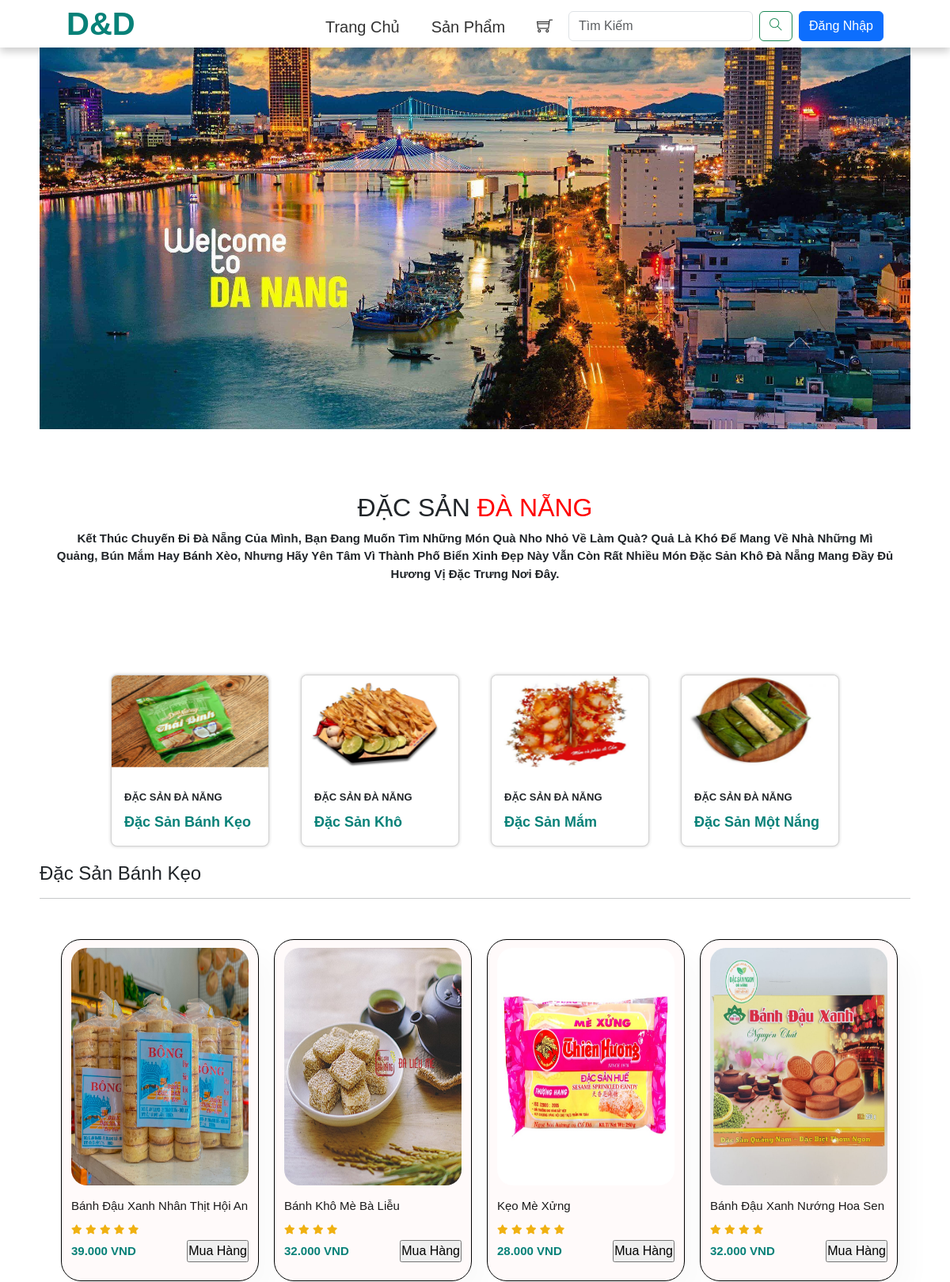
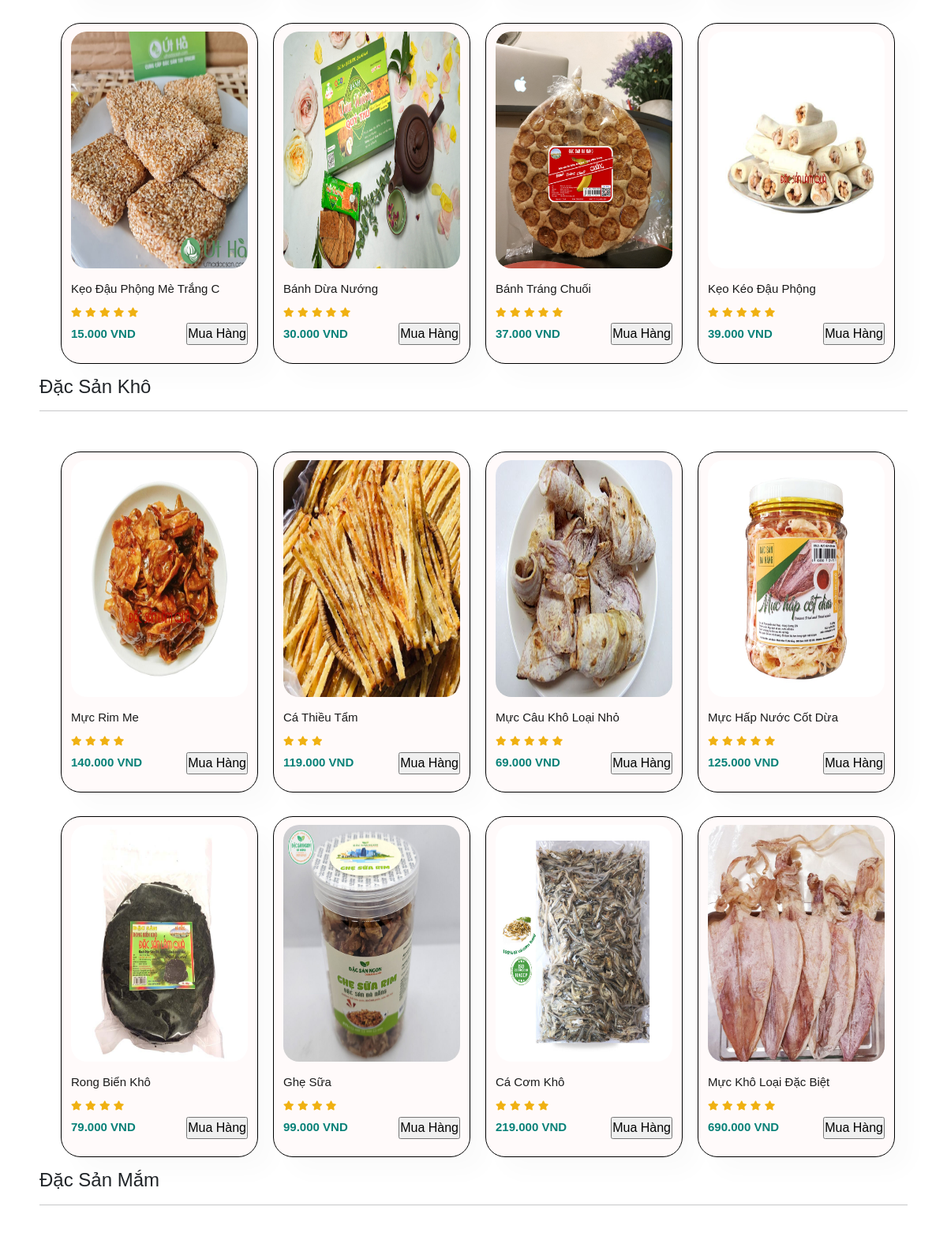
The page / (upper part) on the database its author committed (2 pictures, top to bottom).
### tables this page shows
CREATE TABLE `category` (
  `category_id` int(11) NOT NULL,
  `category_name` varchar(50) NOT NULL,
  `category_img` varchar(50) NOT NULL,
  `category_banner` varchar(50) NOT NULL
);

CREATE TABLE `product` (
  `product_id` int(11) NOT NULL,
  `product_name` varchar(50) NOT NULL,
  `product_img` varchar(50) NOT NULL,
  `description` varchar(1000) NOT NULL,
  `price` int(11) NOT NULL,
  `evaluate` varchar(50) NOT NULL,
  `status` tinyint(4) NOT NULL DEFAULT 1,
  `category_id` int(11) NOT NULL
);

### App/Controller/Home/HomeController.php (called while the page is built)
<?php
class HomeController extends BaseController
{
    private $product;
    private $category;
    function __construct()
    {
        $this->product = new productModel;
        $this->category = new catgoryModel;
    }
    function index()
    {
        $this->titePage = 'Da Nang Gorment';
        $this->data['list_category'] = $this->category->get_all_category();
        $this->data['list_product_1'] = $this->product->get_all_product(1, 8);
        $this->data['list_product_2'] = $this->product->get_all_product(2, 8);
        $this->data['list_product_3'] = $this->product->get_all_product(3, 8);
        $this->data['list_product_4'] = $this->product->get_all_product(4, 8);
        $this->View('home', $this->titePage, $this->data);
    }
}
?>

### App/Model/databaseModel.php (called while the page is built, shortened)
<?php
class databaseModel
{
    private $host = DB_HOST;
    private $user = DB_USER;
    private $pass = DB_PASS;
    private $dbName = DB_NAME;
    private $conn;
    function __construct()
    {
        try {
            $this->conn = new PDO("mysql:host=".$this->host.";port=3306;dbname=".$this->dbName, $this->user, $this->pass);
            $this->conn->setAttribute(PDO::ATTR_ERRMODE, PDO::ERRMODE_EXCEPTION);
        } catch (PDOException $e) {
            echo $e->getMessage();
        }
    }
    function get_all($sql)
    {
        $this->stm = $this->conn->prepare($sql);
        $this->stm->execute();
        $this->stm->setFetchMode(PDO::FETCH_ASSOC);
        return $this->stm->fetchAll();
    }
}
?>

### App/Model/productModel.php (the view, shortened to what this page needs)
<?php
class productModel
{
    private $db;
    function __construct()
    {
        $this->db = new databaseModel;
    }
    function get_all_product($category_id, $limit)
    {
        $sql = 'SELECT * FROM product ';
        if ($category_id == 1) {
            $sql .= ' WHERE category_id = 1 limit ' . $limit;
        } else if ($category_id == 2) {
            $sql .= ' WHERE category_id = 2 limit ' . $limit;
        } else if ($category_id == 3) {
            $sql .= ' WHERE category_id = 3 limit ' . $limit;
        } else if ($category_id == 4) {
            $sql .= ' WHERE category_id = 4 limit ' . $limit;
        } else {
            $sql .= 'WHERE 1';
        }
        return $this->db->get_all($sql);
    }
    function show_product($list_product)
    {
        $evaluate = '';
        $html_list_product = '';
        foreach ($list_product as $product) {
            if ($product['evaluate'] == 1) {
                $evaluate = '<i class="fas fa-star"></i>';
            } else if ($product['evaluate'] == 2) {
                $evaluate = '<i class="fas fa-star"></i>
                             <i class="fas fa-star"></i>';
            } else if ($product['evaluate'] == 3) {
                $evaluate = '<i class="fas fa-star"></i>
                             <i class="fas fa-star"></i>
                             <i class="fas fa-star"></i>';
            } else if ($product['evaluate'] == 4) {
                $evaluate = '<i class="fas fa-star"></i>
                             <i class="fas fa-star"></i>
                             <i class="fas fa-star"></i>
                             <i class="fas fa-star"></i>';
            } else if ($product['evaluate'] == 5) {
                $evaluate = '<i class="fas fa-star"></i>
                             <i class="fas fa-star"></i>
                             <i class="fas fa-star"></i>
                             <i class="fas fa-star"></i>
                             <i class="fas fa-star"></i>';
            }
            $html_list_product .=
                '<a href = "index.php?action=detail_product&product_id=' . $product['product_id'] . '"" class ="pro" >
                <form action="index.php?act=addcart" method="post"></form>
                <img src="' . $product['product_img'] . ' " width="300" height="300" alt="">
                <div class="des">
                    <h5>
                        ' . $product['product_name'] . '
                    </h5>
                    <div class="star">
                        ' . $evaluate . '
                    </div>
                 <div class="jack">
                    <h4>
                        ' . $product['price'] . '.000 VND' . '
                    </h4>
                      <input type="submit" value="Mua hàng" name="addtocart">
                      </input>
                    </div>
                </div>
                <form action="" method = "post" >
                    <input type ="hidden" name = "product_id" value = "' . $product['product_id'] . '">
                    <input type ="hidden" name = "product_name" value = "' . $product['product_name'] . '">
                    <input type ="hidden" name = "product_img" value = "' . $product['product_img'] . '">
                    <input type ="hidden" name = "product_price" value = "' . $product['price'] . '">
                </form>
                  </form>
            </a>';
        }
        return $html_list_product;
    }
}
?>

### App/Model/categoryModel.php (shortened to what this page needs)
<?php
class catgoryModel
{
    private $db;
    function __construct()
    {
        $this->db = new databaseModel;
    }
    function get_all_category()
    {
        $sql = 'SELECT * FROM category ORDER BY category_id';
        return $this->db->get_all($sql);
    }
    function show_category($list_category)
    {
        $html_list_category = '';
        foreach ($list_category as $category) {
            $html_list_category .=
                '<a href="index.php?action=product&category_id=' . $category['category_id'] . '">
                <div class="card">
                    <img src="' . $category['category_img'] . '">
                    <div class="card-body">
                        <h5 class="card-title">ĐẶC SẢN ĐÀ NẴNG </h5>
                        <p class="card-text">
                            ' . $category['category_name'] . '
                        </p>
                    </div>
                </div>
            </a>
        ';
        }
        return $html_list_category;
    }
}
?>

### Public/css/view.css (style rules this page uses)
* { box-sizing: border-box; font-family: Arial, Helvetica, sans-serif; padding: 0; margin: 0; text-decoration: none; text-transform: capitalize; }
#category a { text-decoration: none; }
#category h5 { font-size: 13px; margin-bottom: 10px; font-weight: 600; }
#category p { font-size: 18px; color: #088178; }
#category .card { width: 200px; border-radius: 8px; overflow: hidden; box-shadow: 0 0 4px rgba(0, 0, 0, 0.2); margin: 20px; }
#category .card img { width: 100%; height: 120px; }
#category .card .card-body { margin-top: 10px; }
#product .pro-container .pro { width: 20%; min-width: 250px; padding: 10px 12px; border: 1px solid #000000; border-radius: 25px; transition: .2s; position: relative; cursor: pointer; box-shadow: 20px 20px 30px rgba(0, 0, 0, 0.02); margin: 15px 15px; margin-right: 4px; background-color: snow; overflow: hidden; text-decoration: none; }
#product .pro-container .pro img { width: 100%; border-radius: 20px; }
#product .pro-container .pro .des { text-align: start; padding: 10px 0; }
#product .pro .des h5 { padding-top: 7px; color: #1a1a1a; font-size: 15px; transition: 0.2s; }
#product .pro .des i { color: rgb(240, 177, 18); font-size: 12px; }
#product .pro .des h4 { padding-top: 7px; font-size: 15px; font-weight: 700; color: #088178; }
#product .jack { display: flex; align-items: center; justify-content: space-between; }
footer .copyright>a, p { font-size: 20px; font-weight: 600; }

### rows shown on the page
category: shows a picture, category_name "Đặc Sản Bánh Kẹo"
category: shows a picture, category_name "Đặc Sản Khô"
category: category_img (picture), category_name "Đặc Sản Mắm"
category: category_img (picture), category_name "Đặc Sản Một Nắng"
product: product_img (picture), product_name "Bánh Đậu Xanh Nhân Thịt Hội An", evaluate "5" (drawn), price "39"
product: product_img (picture), product_name "Bánh Khô Mè Bà Liễu", evaluate "4" (drawn), price "32"
product: product_img (picture), product_name "Kẹo Mè Xửng", evaluate "5" (drawn), price "28"
product: product_img (picture), product_name "Bánh Đậu Xanh Nướng Hoa Sen", evaluate "4" (drawn), price "32"
product: shows a picture, product_name "Kẹo Đậu Phộng Mè Trắng C", evaluate "5" (drawn), price "15"
product: product_img (picture), product_name "Bánh Dừa Nướng", evaluate "5" (drawn), price "30"
product: product_img (picture), product_name "Bánh Tráng Chuối", evaluate "5" (drawn), price "37"
product: product_img (picture), product_name "Kẹo Kéo Đậu Phộng", evaluate "5" (drawn), price "39"
product: product_img (picture), product_name "Mực Rim Me", evaluate "4" (drawn), price "140"
product: product_img (picture), product_name "Cá Thiều Tẩm", evaluate "3" (drawn), price "119"
product: product_img (picture), product_name "Mực Câu Khô Loại Nhỏ", evaluate "5" (drawn), price "69"
product: product_img (picture), product_name "Mực Hấp Nước Cốt Dừa", evaluate "5" (drawn), price "125"
product: product_img (picture), product_name "Rong Biển Khô", evaluate "4" (drawn), price "79"
product: product_img (picture), product_name "Ghẹ Sữa", evaluate "4" (drawn), price "99"
product: product_img (picture), product_name "Cá Cơm Khô", evaluate "4" (drawn), price "219"
product: product_img (picture), product_name "Mực Khô Loại Đặc Biệt", evaluate "5" (drawn), price "690"
